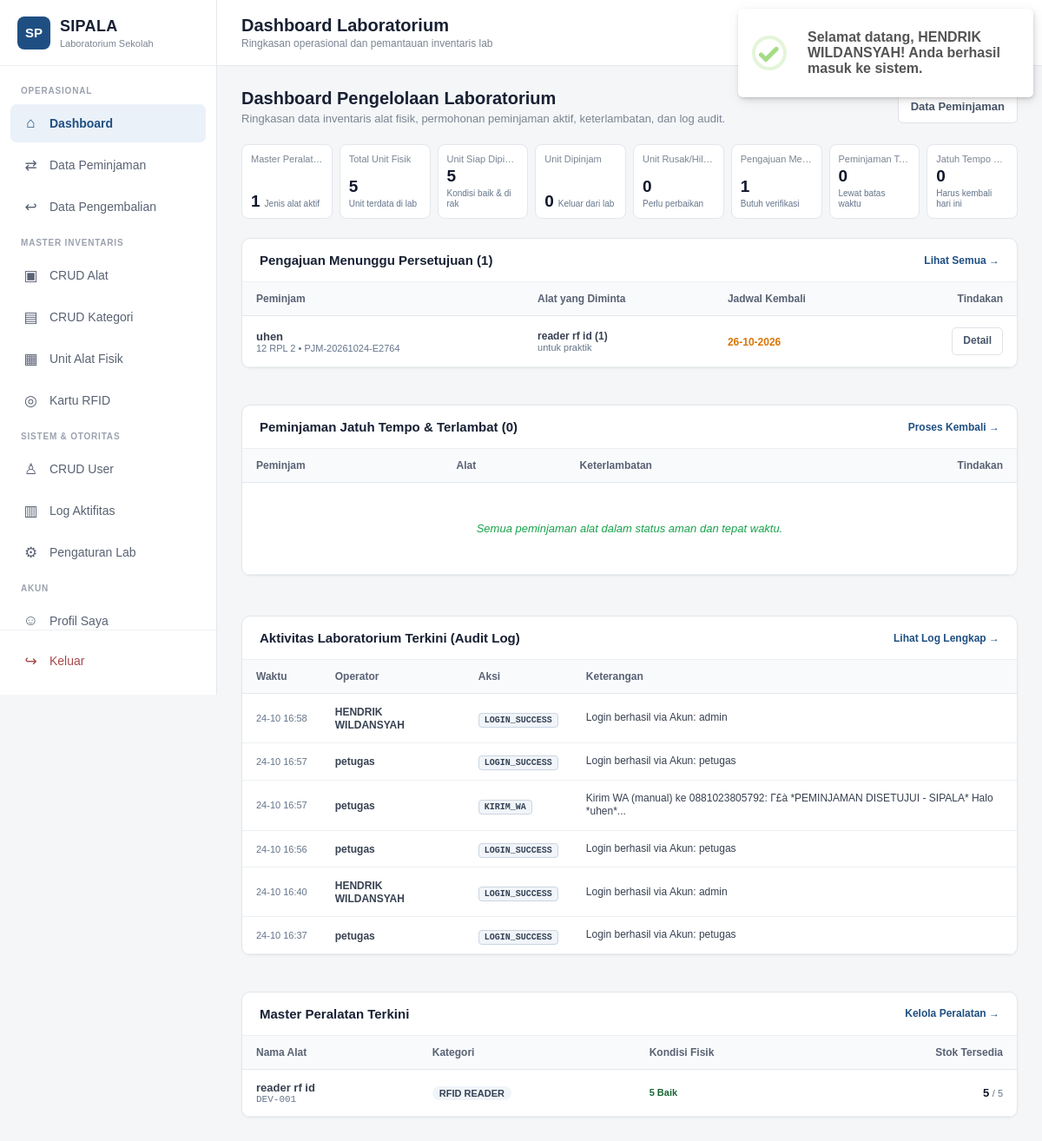
/admin/dashboard.php (signed in), run on an earlier commit of the app's database.
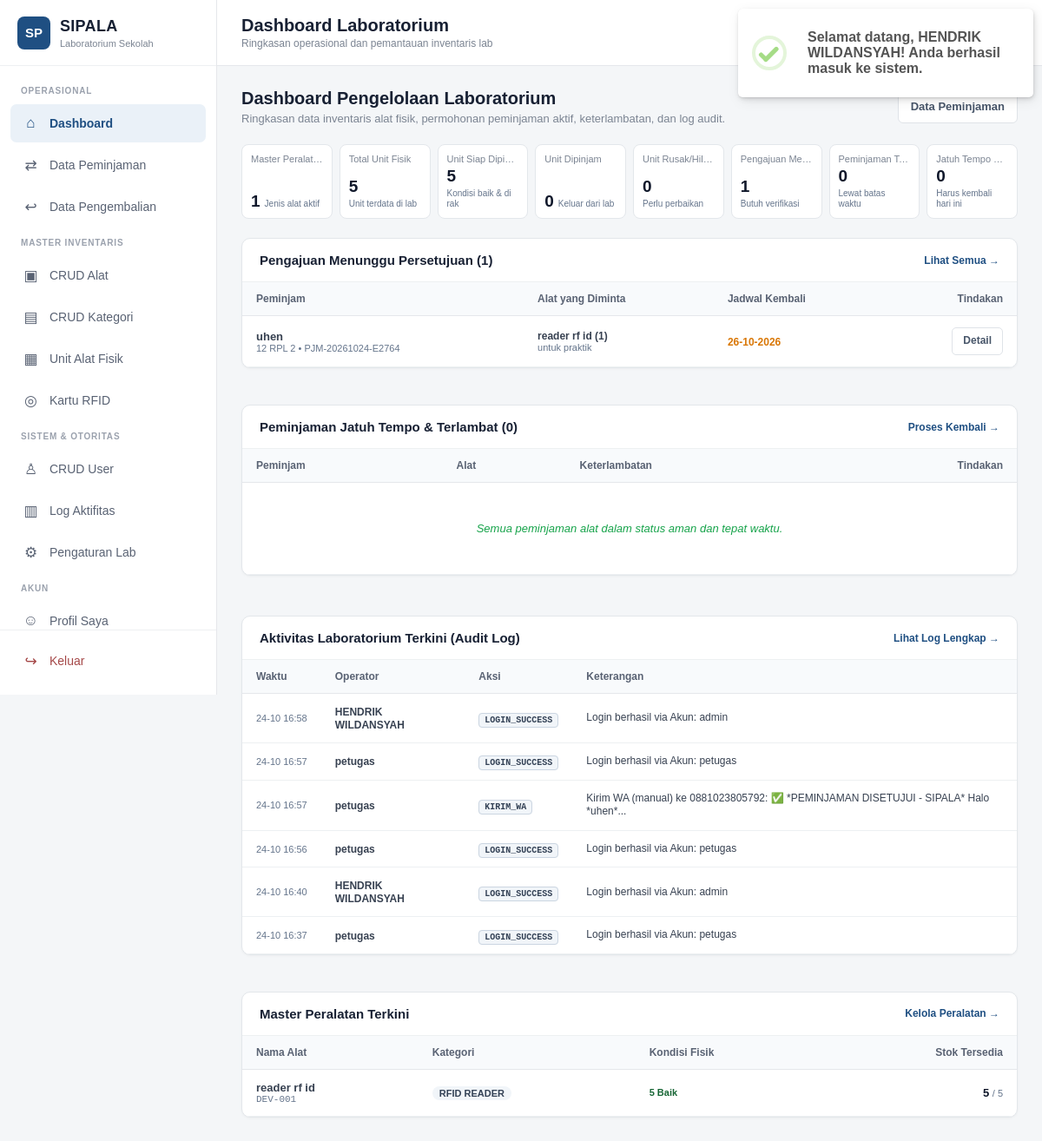
And on a later commit of the database.
### tables this page shows
CREATE TABLE `log_aktivitas` (
  `id` bigint(20) unsigned NOT NULL AUTO_INCREMENT,
  `user_id` int(10) unsigned DEFAULT NULL,
  `aksi` varchar(50) NOT NULL DEFAULT 'UMUM',
  `modul` varchar(50) NOT NULL DEFAULT 'SYSTEM',
  `reference_id` int(10) unsigned DEFAULT NULL,
  `aktivitas` varchar(100) NOT NULL DEFAULT '',
  `deskripsi` text NOT NULL,
  `ip_address` varchar(45) DEFAULT NULL,
  `created_at` timestamp NOT NULL DEFAULT current_timestamp(),
  PRIMARY KEY (`id`),
  KEY `idx_log_user_created` (`user_id`,`created_at`),
  KEY `idx_log_aktivitas_created` (`aktivitas`,`created_at`),
  CONSTRAINT `fk_log_user` FOREIGN KEY (`user_id`) REFERENCES `users` (`id`) ON DELETE SET NULL ON UPDATE CASCADE
);

CREATE TABLE `users` (
  `id` int(10) unsigned NOT NULL AUTO_INCREMENT,
  `nama` varchar(100) NOT NULL,
  `nis` varchar(32) DEFAULT NULL,
  `username` varchar(50) NOT NULL,
  `password` varchar(255) NOT NULL,
  `role` enum('admin','petugas','peminjam') NOT NULL DEFAULT 'peminjam',
  `kelas` varchar(50) DEFAULT NULL,
  `rfid_uid` varchar(100) DEFAULT NULL,
  `no_hp` varchar(25) DEFAULT NULL,
  `alamat` text DEFAULT NULL,
  `foto` varchar(255) DEFAULT NULL,
  `status` enum('aktif','nonaktif') NOT NULL DEFAULT 'aktif',
  `created_at` timestamp NOT NULL DEFAULT current_timestamp(),
  `updated_at` timestamp NOT NULL DEFAULT current_timestamp() ON UPDATE current_timestamp(),
  PRIMARY KEY (`id`),
  UNIQUE KEY `uq_users_username` (`username`),
  UNIQUE KEY `uq_users_nis` (`nis`),
  UNIQUE KEY `uq_users_rfid` (`rfid_uid`),
  KEY `idx_users_role_status` (`role`,`status`),
  KEY `idx_users_nama` (`nama`)
);

### includes/functions.php (called while the page is built, shortened)
<?php
if (!function_exists('e')) {
    function e(mixed $v): string {
        return htmlspecialchars((string)($v ?? ''), ENT_QUOTES, 'UTF-8');
    }
}

### admin/dashboard.php (the view, shortened to what the changed rows need)
<?php
require_once __DIR__ . '/includes/admin.php';
$isAdmin = (($_SESSION['role'] ?? '') === 'admin');
$recentLogs = [];
if ($isAdmin) {
    $stmtRecentLogs = $pdo->query("
        SELECT l.*, u.nama AS nama_user, u.username
        FROM log_aktivitas l
        LEFT JOIN users u ON u.id = l.user_id
        ORDER BY l.id DESC
        LIMIT 6
    ");
    $recentLogs = $stmtRecentLogs->fetchAll();
}
?>
<div class="head">
    <div>
        <h2>Dashboard Pengelolaan Laboratorium</h2>
    </div>
</div>
<div style="display:grid;grid-template-columns:repeat(auto-fit, minmax(460px, 1fr));gap:20px;margin-bottom:24px;">
    <div class="panel">
        <div class="table-wrap">
            <table>
                <thead>
                    <tr>
                        <th>Peminjam</th>
                        <th>Alat yang Diminta</th>
                        <th>Jadwal Kembali</th>
                        <th style="text-align:right;">Tindakan</th>
                    </tr>
                </thead>
            </table>
        </div>
    </div>
    <div class="panel">
        <div class="table-wrap">
            <table>
                <thead>
                    <tr>
                        <th>Peminjam</th>
                        <th>Alat</th>
                        <th>Keterlambatan</th>
                        <th style="text-align:right;">Tindakan</th>
                    </tr>
                </thead>
            </table>
        </div>
    </div>
</div>
<div style="display:grid;grid-template-columns:repeat(auto-fit, minmax(460px, 1fr));gap:20px;">
    <?php if ($isAdmin): ?>
    <div class="panel">
        <div class="table-wrap">
            <table>
                <thead>
                    <tr>
                        <th>Waktu</th>
                        <th>Operator</th>
                        <th>Aksi</th>
                        <th>Keterangan</th>
                    </tr>
                </thead>
                <tbody>
                    <?php if (empty($recentLogs)): ?>
                        <tr>
                            <td colspan="4"><div class="empty">Belum ada catatan audit aktivitas.</div></td>
                        </tr>
                    <?php else: ?>
                        <?php foreach ($recentLogs as $rl): ?>
                            <tr>
                                <td style="font-size:11px;color:#64748b;white-space:nowrap;">
                                    <?= date('d-m H:i', strtotime($rl['created_at'])) ?>
                                </td>
                                <td>
                                    <strong style="font-size:12px;"><?= e($rl['nama_user'] ?: 'Sistem') ?></strong>
                                </td>
                                <td>
                                    <span style="font-size:10px;font-weight:700;padding:2px 6px;border-radius:4px;background:#f1f5f9;color:#334155;border:1px solid #cbd5e1;font-family:monospace;">
                                        <?= e($rl['aksi'] ?: ($rl['aktivitas'] ?? 'INFO')) ?>
                                    </span>
                                </td>
                                <td style="font-size:12px;line-height:1.3;">
                                    <?= e($rl['deskripsi']) ?>
                                </td>
                            </tr>
                        <?php endforeach; ?>
                    <?php endif; ?>
                </tbody>
            </table>
        </div>
    </div>
    <?php endif; ?>
    <div class="panel">
        <div class="table-wrap">
            <table>
                <thead>
                    <tr>
                        <th>Nama Alat</th>
                        <th>Kategori</th>
                        <th>Kondisi Fisik</th>
                        <th style="text-align:right;">Stok Tersedia</th>
                    </tr>
                </thead>
            </table>
        </div>
    </div>
</div>

What changed in the data, as far as the page shows it:
changed log_aktivitas "KIRIM_WA": deskripsi "Kirim WA (manual) ke 0881023805792: Γ£à *PEMINJAMAN DISETUJUI - SIPALA* Halo *uhen*..." → "Kirim WA (manual) ke 0881023805792: ✅ *PEMINJAMAN DISETUJUI - SIPALA* Halo *uhen*..."
